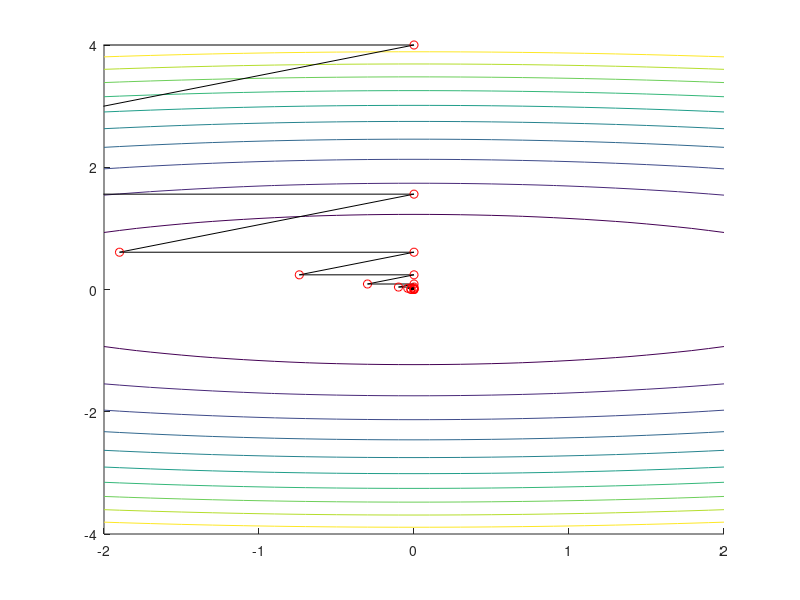

This chart was generated by the following MATLAB code:



D1 = [1;0];  % Direction for the search
D2 = [2;1];


Pstart = [-4;4];   % Point of starting
thresh = 1;  %Threshold
t=-5:0.01:5; % interval
a=10;  
b=4;  %Parabola parameters


% Plot
[x,y]=meshgrid(-2:0.1:2,-4:0.1:4); % Range of Values for x and y
f = @(x,y) (x.^2/a.^2)+(y.^2/b.^2)-1;   % Quadratic equation
z = f(x,y);
figure;
hold on
contour(x,y,z);

% finding minimum
i = 0;
while thresh>10^-6
    i=i+1;  % iteration counter
    
    vect = repmat(Pstart,[1,length(t)])+repmat(D1,[1,length(t)]).*[t;t]; %The 1st direction
    % storing x and y values in a vector.
    z = f(vect(1,:),vect(2,:));    
    
    minimum = min(z); %finding minimum with brute force.
    minf = find(z == minimum); % getting index of minimum value
    Pnew = vect(:,minf);       % setting end point
    plot([Pstart(1),Pnew(1)],[Pstart(2),Pnew(2)],'k'); 
    Pstart=Pnew;    % new start point = current end point
    
    plot(Pstart(1),Pstart(2),'ro');
    %same repeatation in other direction
    vect = repmat(Pstart,[1,length(t)])+repmat(D2,[1,length(t)]).*[t;t];
    
    z = f(vect(1,:),vect(2,:));    
    
    minimum = min(z);
    minf = find(z == minimum);
    Pnew = vect(:,minf);
    
    thresh = norm(Pnew-Pstart);   % drawn line distance
    plot([Pstart(1),Pnew(1)],[Pstart(2),Pnew(2)],'k');
    Pstart=Pnew;
    plot(Pstart(1),Pstart(2),'ro');
    drawnow                     % draw with the iteration
end
i         % check the iterations